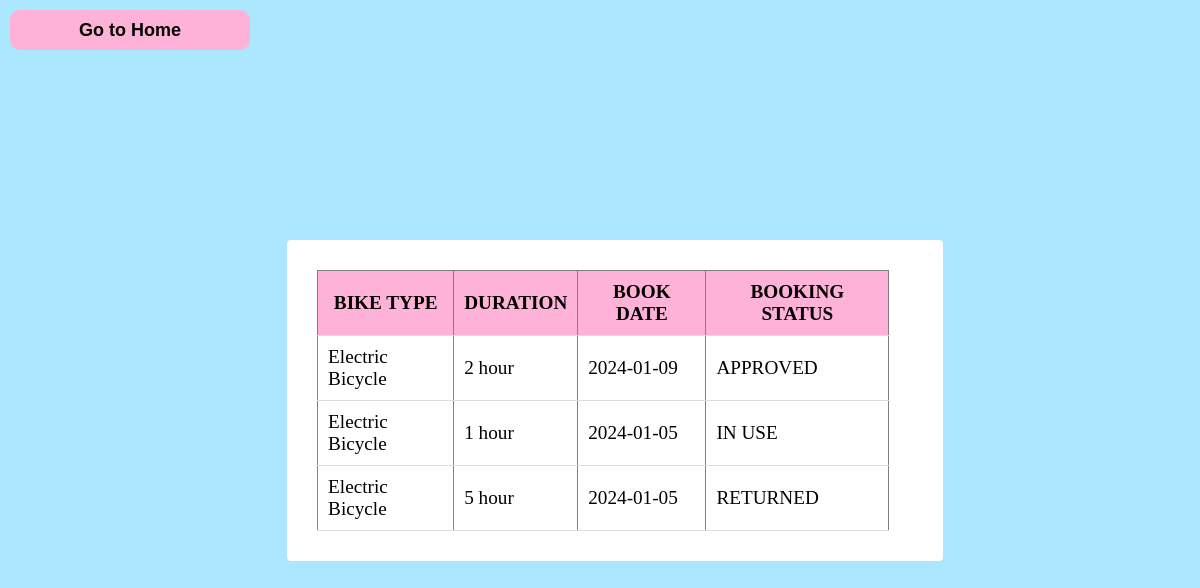
/bookinstatus.php (signed in), run on the app's committed database.
### tables this page shows
CREATE TABLE `booking` (
  `BOOK_ID` int(11) NOT NULL,
  `BIKE_ID` int(11) NOT NULL,
  `EMAIL` varchar(255) NOT NULL,
  `BOOK_DATE` date NOT NULL,
  `DURATION` int(11) NOT NULL,
  `PHONE_NUMBER` varchar(20) NOT NULL,
  `PRICE` int(11) NOT NULL,
  `BOOK_STATUS` varchar(255) NOT NULL DEFAULT 'UNDER PROCESSING'
);

CREATE TABLE `bikes` (
  `BIKE_ID` int(11) NOT NULL,
  `BIKE_NAME` varchar(255) NOT NULL,
  `AVAILABILITY` int(11) NOT NULL,
  `PRICE` int(11) NOT NULL,
  `BIKE_IMG` varchar(255) NOT NULL
);

### bookinstatus.php (the view, shortened to what this page needs)
<!DOCTYPE html>
<html lang="en">
<head>
</head>
<body>
<?php
require_once('connection.php');
$email = $_SESSION['email'];
$sql = "SELECT BIKE_NAME, DURATION, BOOK_STATUS, BOOK_DATE FROM booking b
        INNER JOIN bikes bk ON b.BIKE_ID = bk.BIKE_ID
        WHERE b.EMAIL='$email' ORDER BY b.BOOK_ID DESC";
$result = mysqli_query($con, $sql);
if (mysqli_num_rows($result) == 0) {
    echo '<script>alert("THERE ARE NO BOOKING DETAILS")</script>';
    echo '<script>window.location.href = "menu.php";</script>';
} else {
    echo '<ul><li><button class="button"><a href="menu.php">Go to Home</a></button></li></ul>';
    echo '<div class="box"><div class="content"><table border="1">';
    echo '<tr>
	<th style="text-align: center;">BIKE TYPE</th>
	<th style="text-align: center;">DURATION</th>
	<th style="text-align: center;">BOOK DATE</th>
	<th style="text-align: center;">BOOKING STATUS</th>
	</tr>';
    while ($row = mysqli_fetch_assoc($result)) {
        echo '<tr>';
        echo '<td>' . $row['BIKE_NAME'] . '</td>';
        echo '<td>' . $row['DURATION'] . ' hour</td>';
		echo '<td>' . $row['BOOK_DATE'] . '</td>';
        echo '<td>' . $row['BOOK_STATUS'] . '</td>';
        echo '</tr>';
    }
    echo '</table></div></div>';
}
?>
</body>
</html>

### bookinstatus.php (style rules this page uses)
* { margin: 0; padding: 0; }
body { background-color: #ABE7FF; background-position: center; background-size: cover; display: flex; min-height: 100vh; align-items: center; justify-content: center; }
.content { text-align: center; font-size: larger; background-color: #FFF; border-radius: 4px; padding: 10px; overflow: hidden; }
.button { width: 240px; height: 40px; background: #FFB2D8; border: none; position: absolute; top: 10px; left: 10px; font-size: 18px; border-radius: 10px; cursor: pointer; color: #000; transition: 0.4s ease; }
.button a { text-decoration: none; color: black; font-weight: bold; }
ul { list-style: none; margin: 10px 0 0 10px; }
ul li { display: inline-block; margin-right: 20px; font-size: 35px; }
table { width: 90%; max-width: 100%; border-collapse: collapse; margin: 20px; }
th, td { padding: 10px; text-align: left; border-bottom: 1px solid #ddd; }
th { background-color: #FFB2D8; color: #000; }

### data on the page
booking: BIKE_ID.BIKE_NAME "Electric Bicycle", DURATION "2", BOOK_DATE "2024-01-09", BOOK_STATUS "APPROVED"
booking: BIKE_ID.BIKE_NAME "Electric Bicycle", DURATION "1", BOOK_DATE "2024-01-05", BOOK_STATUS "IN USE"
booking: BIKE_ID.BIKE_NAME "Electric Bicycle", DURATION "5", BOOK_DATE "2024-01-05", BOOK_STATUS "RETURNED"
